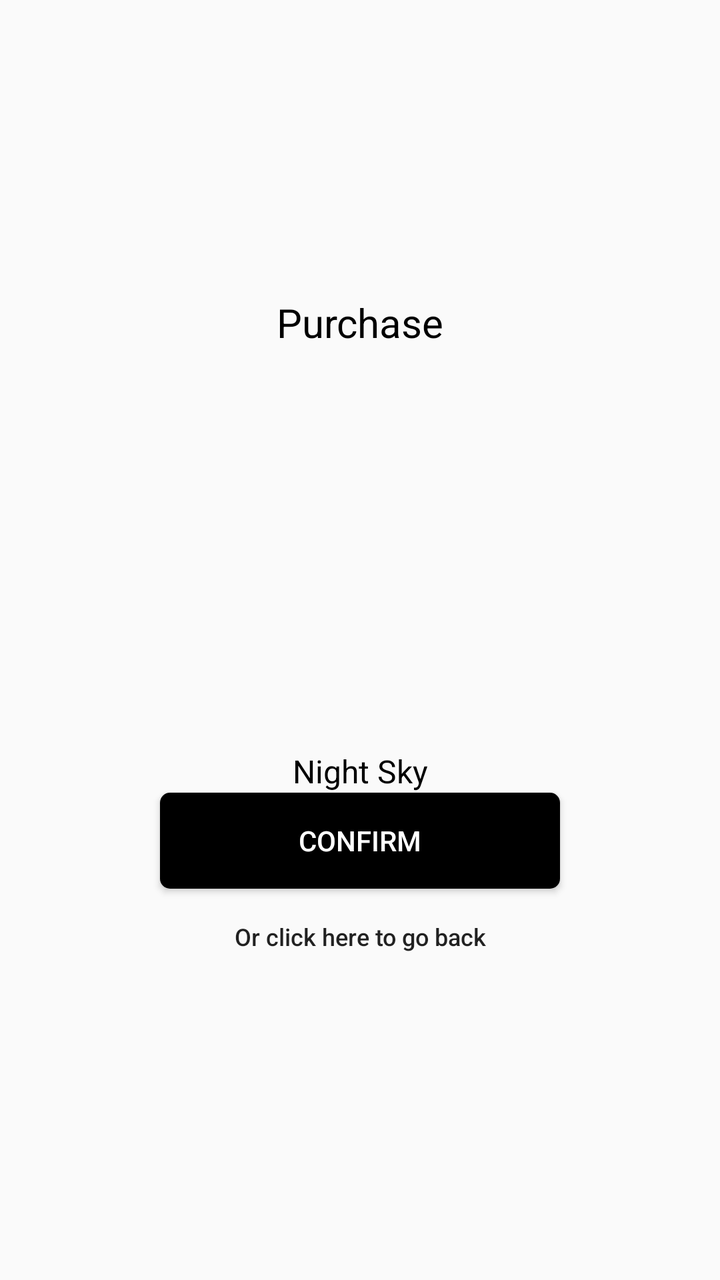
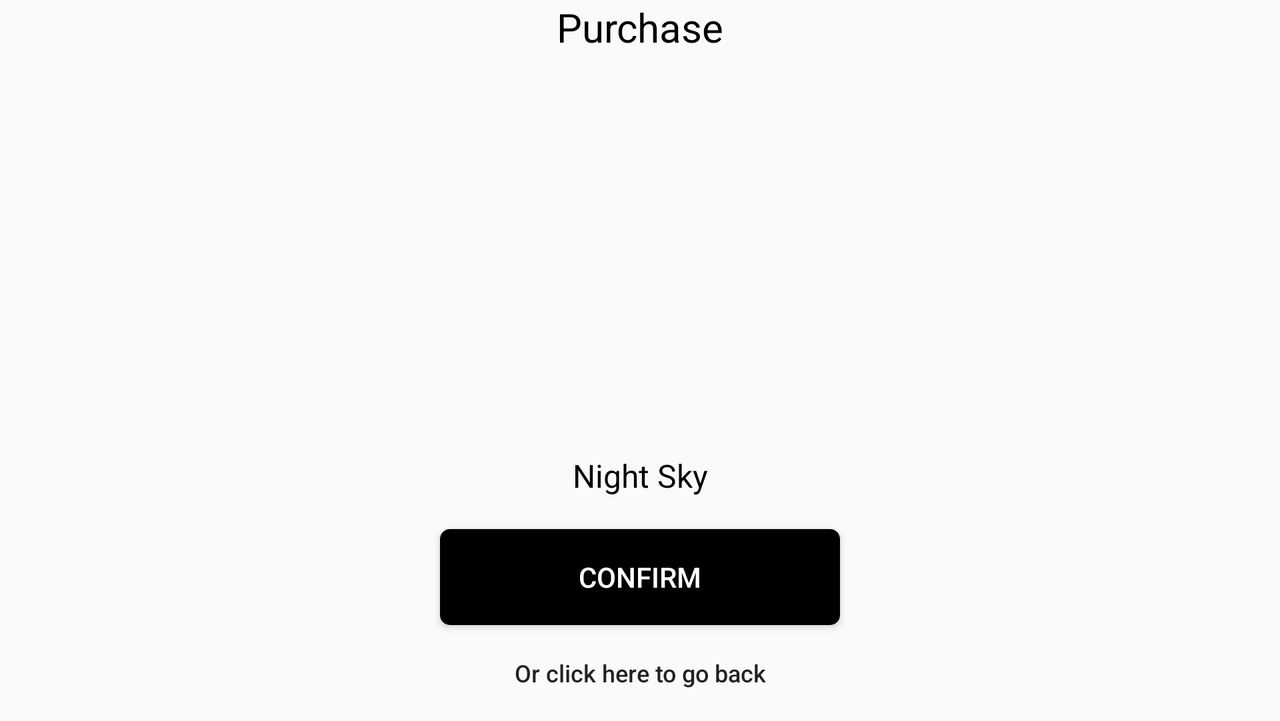

Compare how this app lays out the same screen by default and in its alternative resource folder. The renders come first, then the two layout files and the values they reference.
<!-- AndroidManifest.xml: application theme AppTheme -->
<!-- res/layout/activity_purchase.xml -->
<?xml version="1.0" encoding="utf-8"?>
<RelativeLayout
    xmlns:android="http://schemas.android.com/apk/res/android"
    xmlns:tools="http://schemas.android.com/tools"
    android:layout_width="match_parent"
    android:layout_height="match_parent"
    android:gravity="center_vertical"
    tools:context="com.example.dildo.structuremedia.PurchaseActivity">


    <TextView
        android:id="@+id/purchase_template"
        android:layout_width="match_parent"
        android:layout_height="wrap_content"
        android:text="@string/purchase"
        android:textAlignment="center"
        android:textColor="@color/colorAccent"
        android:textSize="@dimen/text_20sp"/>


    <ImageView
        android:id="@+id/selected_playlist_image"
        android:layout_width="match_parent"
        android:layout_height="@dimen/two_hund_dp"
        android:layout_below="@id/purchase_template"
        android:layout_centerHorizontal="true"
        android:scaleType="centerInside"
        tools:ignore="ContentDescription"/>


    <TextView
        android:id="@+id/playlist_name"
        android:layout_width="match_parent"
        android:layout_height="wrap_content"
        android:layout_below="@id/selected_playlist_image"
        android:text="@string/nightsky"
        android:textAlignment="center"
        android:textColor="@color/colorAccent"
        android:textSize="@dimen/text_16sp"/>


    <Button
        android:id="@+id/confirmation_button"
        android:layout_width="@dimen/two_hund_dp"
        android:layout_height="wrap_content"
        android:layout_below="@+id/playlist_name"
        android:layout_centerHorizontal="true"
        android:layout_marginTop="@dimen/dp16"
        android:background="@drawable/shape2"
        android:text="@string/confirm"
        android:textColor="@color/colorText"/>


    <Button
        android:layout_width="wrap_content"
        android:layout_height="wrap_content"
        android:layout_below="@id/confirmation_button"
        android:layout_centerHorizontal="true"
        android:background="#00000000"
        android:paddingEnd="@dimen/pad8"
        android:paddingStart="@dimen/pad8"
        android:text="@string/or_click_here_to_go_back"
        android:textAllCaps="false"
        android:textSize="12sp"
        />


</RelativeLayout>
<!-- resources referenced by this layout -->
<resources>
  <color name="colorAccent">#000000</color>
  <color name="colorText">#ffffff</color>
  <dimen name="pad8">8dp</dimen>
  <dimen name="text_16sp">16sp</dimen>
  <dimen name="text_20sp">20sp</dimen>
  <dimen name="two_hund_dp">200dp</dimen>
  <!-- drawable shape2 (drawable) -->
  <shape xmlns:android="http://schemas.android.com/apk/res/android"
         android:shape="rectangle">
  
      <solid android:color="#000000" />
  
  
  
      <padding
          android:bottom="3dp"
          android:left="3dp"
          android:right="3dp"
          android:top="3dp"/>
  
      <corners android:radius="5dp" />
  
  </shape>
  <string name="confirm">Confirm</string>
  <string name="nightsky">Night Sky</string>
  <string name="or_click_here_to_go_back">Or click here to go back</string>
  <string name="purchase">Purchase</string>
  <style name="AppTheme" parent="Theme.AppCompat.Light.NoActionBar">
          
          <item name="colorPrimary">@color/colorBackGroundLight</item>
          <item name="colorPrimaryDark">@color/colorBackGroundDeep</item>
          <item name="colorAccent">@color/colorAccent</item>
      </style>
  <color name="colorBackGroundLight">#607D8B</color>
  <color name="colorBackGroundDeep">#455A64</color>
</resources>
<!-- res/layout-land/activity_purchase.xml (the repository's variant of the layout above) -->
<!-- drawn on the phone turned sideways -->
<?xml version="1.0" encoding="utf-8"?>
<ScrollView
    xmlns:android="http://schemas.android.com/apk/res/android"
    xmlns:tools="http://schemas.android.com/tools"
    android:layout_width="match_parent"
    android:layout_height="match_parent"
    android:gravity="center_vertical"
    tools:context="com.example.dildo.structuremedia.PurchaseActivity">


    <RelativeLayout
        android:layout_width="match_parent"
        android:layout_height="wrap_content">

        <TextView
            android:id="@+id/purchase_template"
            android:layout_width="match_parent"
            android:layout_height="wrap_content"
            android:text="@string/purchase"
            android:textAlignment="center"
            android:textColor="@color/colorAccent"
            android:textSize="@dimen/text_20sp"/>


        <ImageView
            android:id="@+id/selected_playlist_image"
            android:layout_width="match_parent"
            android:layout_height="@dimen/two_hund_dp"
            android:layout_below="@id/purchase_template"
            android:layout_centerHorizontal="true"
            android:scaleType="centerInside"
            tools:ignore="ContentDescription"/>


        <TextView
            android:id="@+id/playlist_name"
            android:layout_width="match_parent"
            android:layout_height="wrap_content"
            android:layout_below="@id/selected_playlist_image"
            android:text="@string/nightsky"
            android:textAlignment="center"
            android:textColor="@color/colorAccent"
            android:textSize="@dimen/text_16sp"/>


        <Button
            android:id="@+id/confirmation_button"
            android:layout_width="@dimen/two_hund_dp"
            android:layout_height="wrap_content"
            android:layout_below="@+id/playlist_name"
            android:layout_centerHorizontal="true"
            android:layout_marginTop="16dp"
            android:background="@drawable/shape2"
            android:text="@string/confirm"
            android:textColor="@color/colorText"/>


        <Button
            android:layout_width="wrap_content"
            android:layout_height="wrap_content"

            android:layout_below="@id/confirmation_button"
            android:layout_centerHorizontal="true"
            android:background="#00000000"
            android:paddingEnd="@dimen/pad8"
            android:paddingStart="@dimen/pad8"
            android:text="@string/or_click_here_to_go_back"
            android:textAllCaps="false"
            android:textSize="12sp"
            />

    </RelativeLayout>

</ScrollView>
